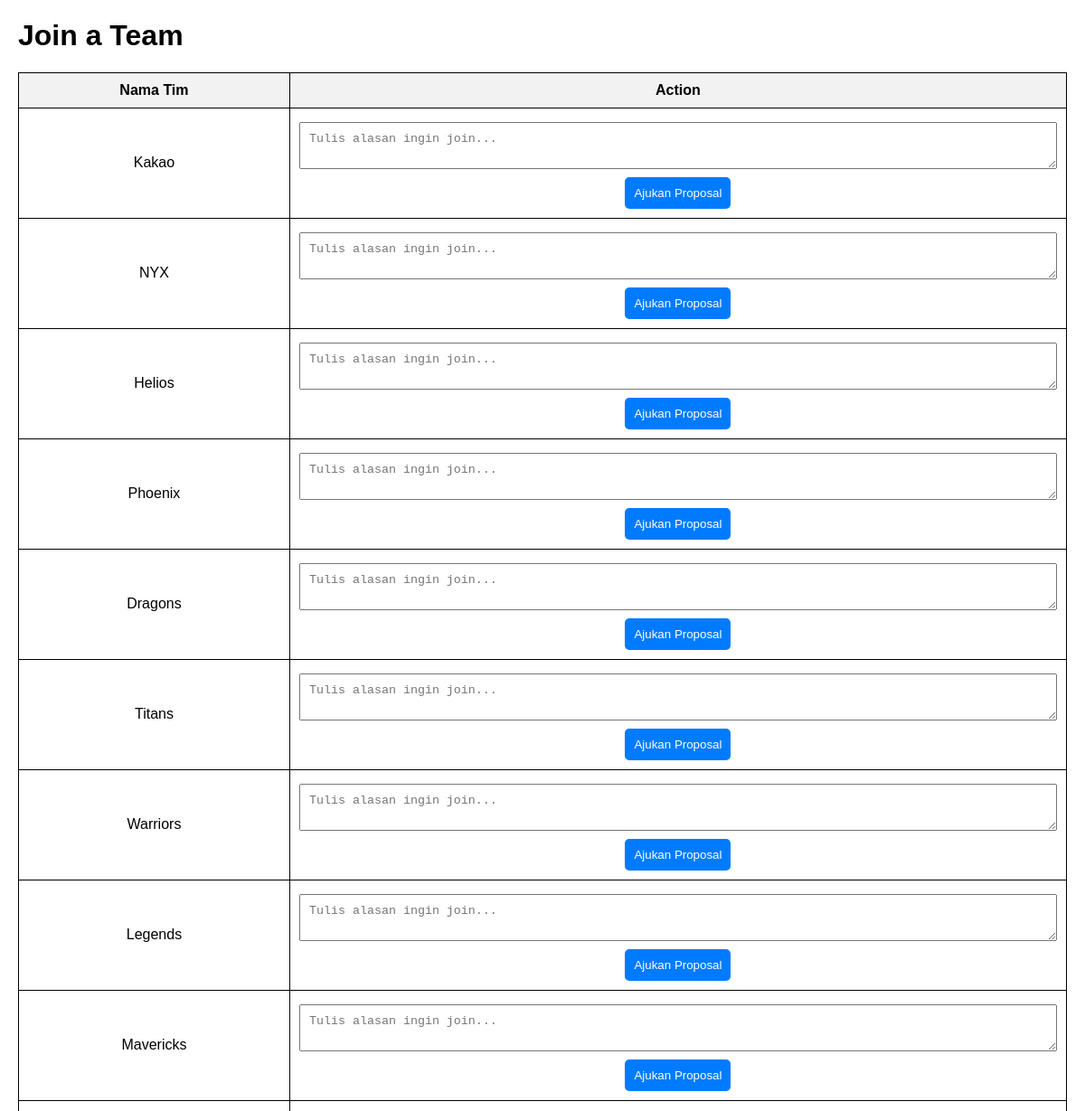
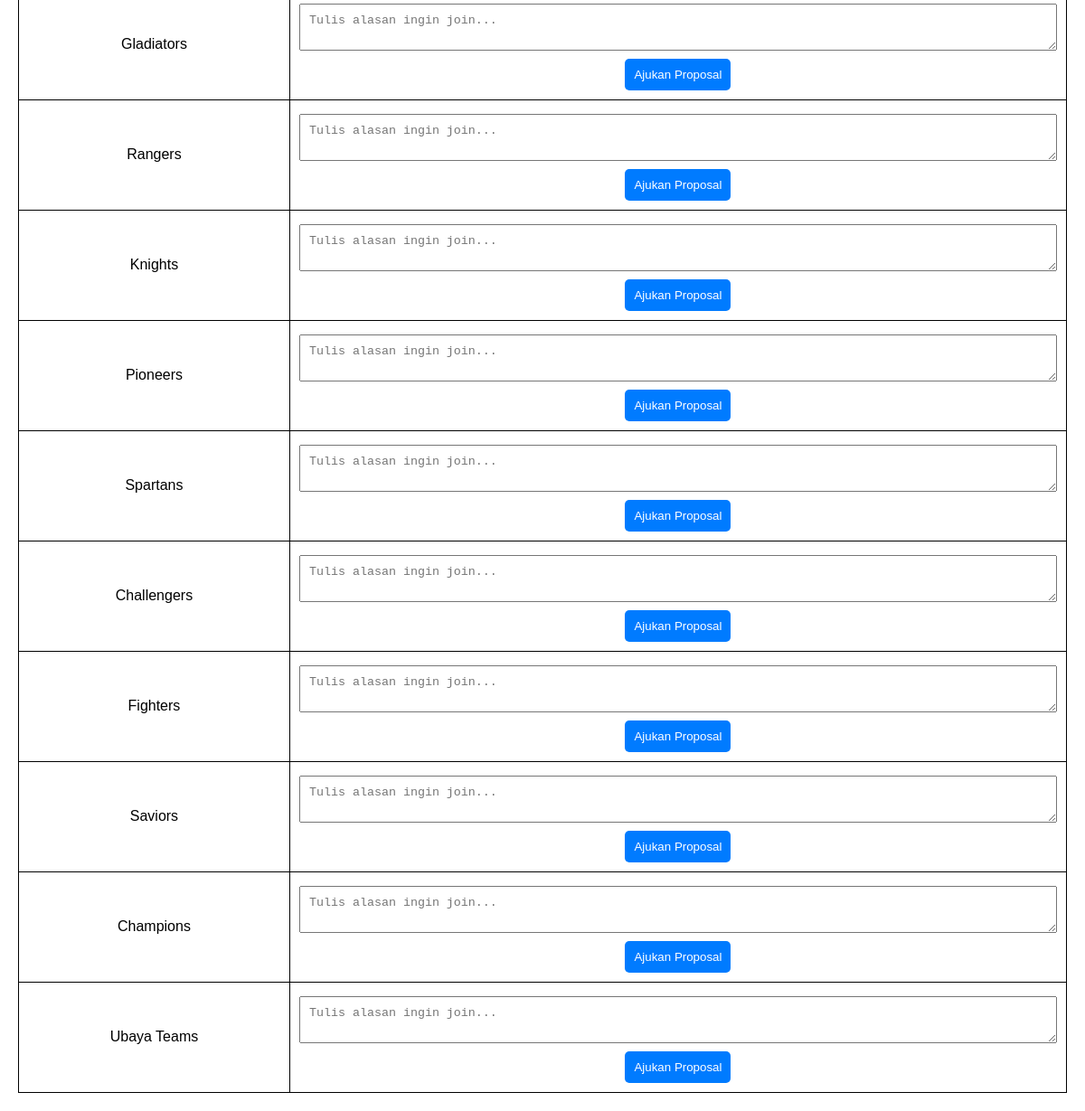
Page /joinproposal.php (signed in) on the committed database (2 pictures, top to bottom).
### tables this page shows
CREATE TABLE `team` (
  `idteam` int(11) NOT NULL,
  `idgame` int(11) NOT NULL,
  `name` varchar(45) DEFAULT NULL
);

### joinproposal.php (the view, shortened to what this page needs)
<?php
$conn = new mysqli("localhost", "root", "", "esport");
$teamQuery = "SELECT * FROM team";
$teamsResult = $conn->query($teamQuery);
?>
<!DOCTYPE html>
<html lang="en">
<head>
</head>
<body>
    <h1>Join a Team</h1>
    <table>
        <tr>
            <th>Nama Tim</th>
            <th>Action</th>
        </tr>
        <?php while ($team = $teamsResult->fetch_assoc()): ?>
            <tr>
                <td><?php echo $team['name']; ?></td>
                <td>
                    <form action="joinproposal.php" method="POST">
                        <textarea name="description" placeholder="Tulis alasan ingin join..." required></textarea>
                        <button type="submit">Ajukan Proposal</button>
                    </form>
                </td>
            </tr>
        <?php endwhile; ?>
    </table>
</body>
</html>

### joinproposal.php (style rules this page uses)
body { font-family: Arial, sans-serif; margin: 20px; }
table { width: 100%; border-collapse: collapse; }
table, th, td { border: 1px solid black; }
th, td { padding: 10px; text-align: center; }
th { background-color: #f2f2f2; }
input[type="text"], textarea { width: 100%; padding: 10px; margin: 5px 0; box-sizing: border-box; }
button { background-color: #007bff; color: white; padding: 10px; border: none; border-radius: 5px; cursor: pointer; }

### rows in the picture
team: name "Kakao"
team: name "NYX"
team: name "Helios"
team: name "Phoenix"
team: name "Dragons"
team: name "Titans"
team: name "Warriors"
team: name "Legends"
team: name "Mavericks"
team: name "Gladiators"
team: name "Rangers"
team: name "Knights"
team: name "Pioneers"
team: name "Spartans"
team: name "Challengers"
team: name "Fighters"
team: name "Saviors"
team: name "Champions"
team: name "Ubaya Teams"
